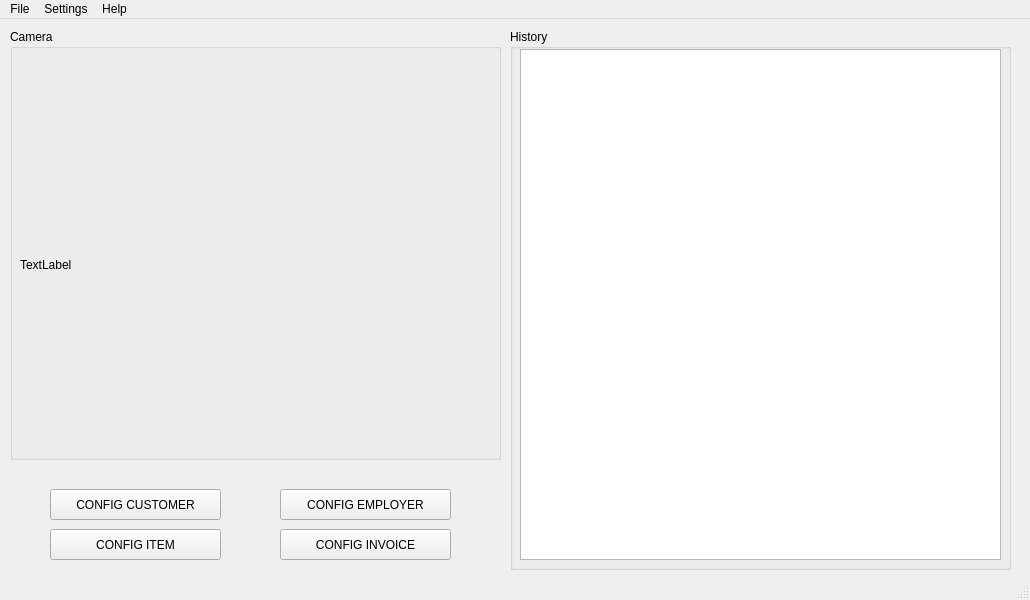
<?xml version="1.0" encoding="UTF-8"?>
<ui version="4.0">
 <class>MainWindow</class>
 <widget class="QMainWindow" name="MainWindow">
  <property name="geometry">
   <rect>
    <x>0</x>
    <y>0</y>
    <width>1030</width>
    <height>600</height>
   </rect>
  </property>
  <property name="windowTitle">
   <string>Camera Detection</string>
  </property>
  <widget class="QWidget" name="centralwidget">
   <widget class="QGroupBox" name="groupBox">
    <property name="geometry">
     <rect>
      <x>10</x>
      <y>10</y>
      <width>491</width>
      <height>431</height>
     </rect>
    </property>
    <property name="title">
     <string>Camera</string>
    </property>
   </widget>
   <widget class="QGroupBox" name="groupBox_2">
    <property name="geometry">
     <rect>
      <x>510</x>
      <y>10</y>
      <width>501</width>
      <height>541</height>
     </rect>
    </property>
    <property name="title">
     <string>History</string>
    </property>
    <widget class="QTableView" name="tableView_Data">
     <property name="geometry">
      <rect>
       <x>10</x>
       <y>20</y>
       <width>481</width>
       <height>511</height>
      </rect>
     </property>
    </widget>
   </widget>
   <widget class="QLabel" name="label_videoFrame">
    <property name="geometry">
     <rect>
      <x>20</x>
      <y>50</y>
      <width>471</width>
      <height>391</height>
     </rect>
    </property>
    <property name="text">
     <string>TextLabel</string>
    </property>
   </widget>
   <widget class="QPushButton" name="button_customer">
    <property name="geometry">
     <rect>
      <x>50</x>
      <y>470</y>
      <width>171</width>
      <height>31</height>
     </rect>
    </property>
    <property name="text">
     <string>CONFIG CUSTOMER</string>
    </property>
   </widget>
   <widget class="QPushButton" name="button_employer">
    <property name="geometry">
     <rect>
      <x>280</x>
      <y>470</y>
      <width>171</width>
      <height>31</height>
     </rect>
    </property>
    <property name="text">
     <string>CONFIG EMPLOYER</string>
    </property>
   </widget>
   <widget class="QPushButton" name="button_item">
    <property name="geometry">
     <rect>
      <x>50</x>
      <y>510</y>
      <width>171</width>
      <height>31</height>
     </rect>
    </property>
    <property name="text">
     <string>CONFIG ITEM</string>
    </property>
   </widget>
   <widget class="QPushButton" name="button_invoice">
    <property name="geometry">
     <rect>
      <x>280</x>
      <y>510</y>
      <width>171</width>
      <height>31</height>
     </rect>
    </property>
    <property name="text">
     <string>CONFIG INVOICE</string>
    </property>
   </widget>
  </widget>
  <widget class="QMenuBar" name="menubar">
   <property name="geometry">
    <rect>
     <x>0</x>
     <y>0</y>
     <width>1030</width>
     <height>21</height>
    </rect>
   </property>
   <widget class="QMenu" name="menuFime">
    <property name="title">
     <string>File</string>
    </property>
    <addaction name="actionQuit"/>
   </widget>
   <widget class="QMenu" name="menuSetting">
    <property name="title">
     <string>Settings</string>
    </property>
    <addaction name="actionConfig_Customer"/>
    <addaction name="actionConfig_Employee"/>
    <addaction name="actionConfig_Item"/>
    <addaction name="actionConfig_Invoice"/>
   </widget>
   <widget class="QMenu" name="menuAbout">
    <property name="title">
     <string>Help</string>
    </property>
    <addaction name="actionAbout"/>
   </widget>
   <addaction name="menuFime"/>
   <addaction name="menuSetting"/>
   <addaction name="menuAbout"/>
  </widget>
  <widget class="QStatusBar" name="statusbar"/>
  <action name="actionQuit">
   <property name="text">
    <string>Quit</string>
   </property>
  </action>
  <action name="actionConfig_Customer">
   <property name="text">
    <string>Config Customer</string>
   </property>
  </action>
  <action name="actionAbout">
   <property name="text">
    <string>About</string>
   </property>
  </action>
  <action name="actionConfig_Item">
   <property name="text">
    <string>Config Item</string>
   </property>
  </action>
  <action name="actionConfig_Invoice">
   <property name="text">
    <string>Config Invoice</string>
   </property>
  </action>
  <action name="actionConfig_Employee">
   <property name="text">
    <string>Config Employee</string>
   </property>
  </action>
  <action name="action_customer">
   <property name="checkable">
    <bool>true</bool>
   </property>
   <property name="text">
    <string>button_customer</string>
   </property>
   <property name="toolTip">
    <string>button_customer</string>
   </property>
  </action>
 </widget>
 <resources/>
 <connections>
  <connection>
   <sender>actionQuit</sender>
   <signal>triggered()</signal>
   <receiver>MainWindow</receiver>
   <slot>close()</slot>
   <hints>
    <hint type="sourcelabel">
     <x>-1</x>
     <y>-1</y>
    </hint>
    <hint type="destinationlabel">
     <x>399</x>
     <y>299</y>
    </hint>
   </hints>
  </connection>
 </connections>
</ui>
